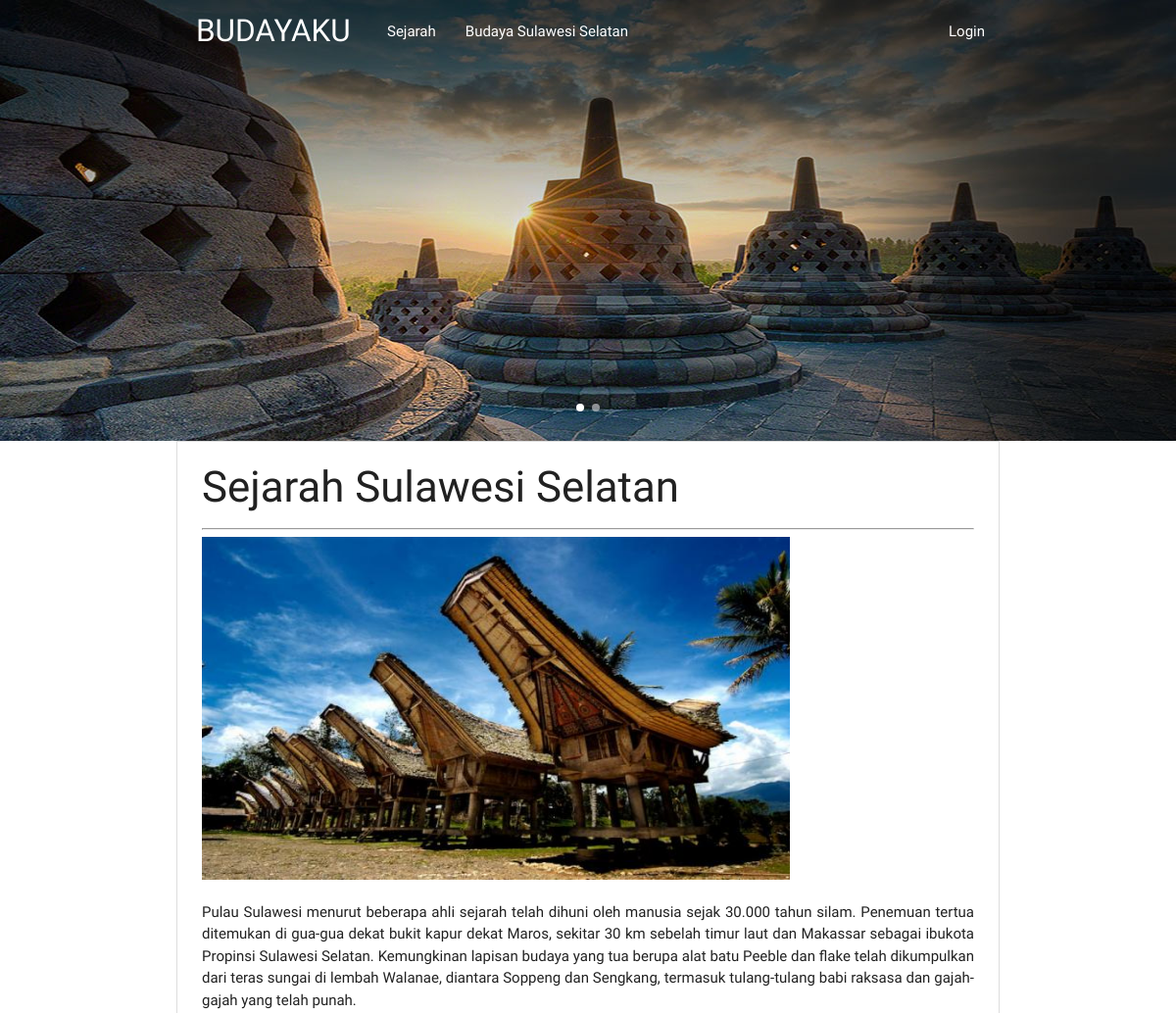
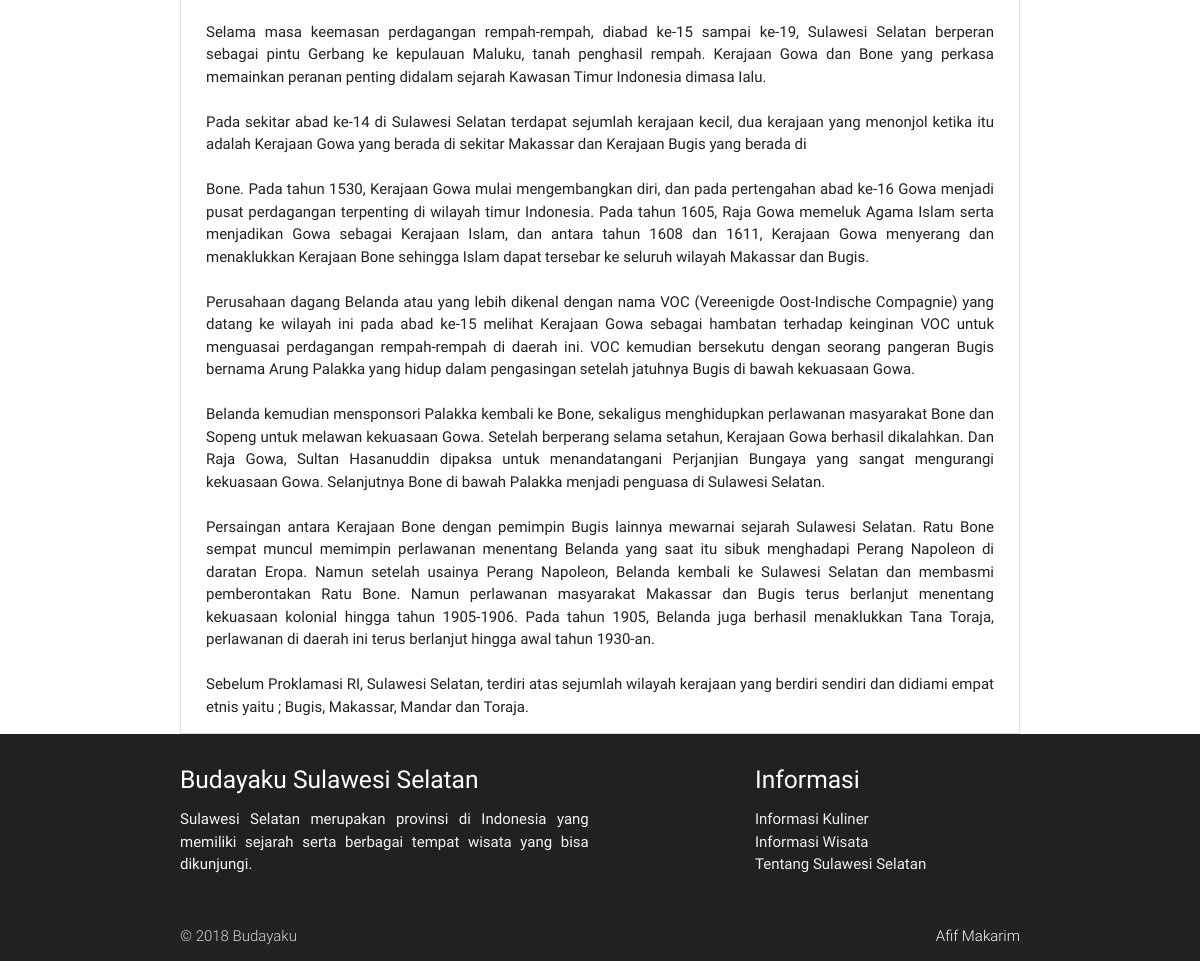
Page /blog/index/sejarah-sulawesi-selatan on the committed database (2 pictures, top to bottom).
### tables this page shows
CREATE TABLE `post` (
  `judul` varchar(50) NOT NULL,
  `link` varchar(50) NOT NULL,
  `konten` text NOT NULL,
  `picture` text NOT NULL
);

### application/controllers/Blog.php (called while the page is built, shortened)
<?php defined('BASEPATH') OR exit('No direct script access allowed');
class Blog extends CI_Controller{
  public function __construct()
  {
    $this->load->helper('url');
    $this->load->model('M_blog', 'blog');
  }
  function index($link = FALSE)
  {
    if ($link === FALSE) {
      $data['posts'] = $this->blog->read();
      $this->load->view('header');
      $this->load->view('home', $data);
      $this->load->view('footer');
    } else {
      $data['post'] = $this->blog->read($link);
      $this->load->view('header');
      $this->load->view('post', $data);
      $this->load->view('footer');
    }
  }
}

### index.php (called while the page is built, shortened)
<?php
require_once BASEPATH.'core/CodeIgniter.php';

### application/models/M_blog.php (called while the page is built, shortened)
<?php defined('BASEPATH') OR exit('No direct script access allowed');
class M_blog extends CI_Model{
  public function read($link = FALSE)
  {
    if ($link === FALSE) {
      $query = $this->db->get('post');
      return $query->result_array();
    } else {
      $query = $this->db->get_where('post', array('link' => $link));
      return $query->row();
    }
  }
}

### application/views/post.php (the view, shortened to what this page needs)
<h3><?= $post->judul; ?></h3>
<hr>
<img width="600" height="350" src="<?php echo base_url("asset/images/".$post->picture); ?>" class="center"/>
<p><?= str_replace("\n","<br />",$post->konten);?></p>

### application/views/post.php (style rules this page uses)
p { text-align: justify; }

### application/views/footer.php (style rules this page uses)
body { display: flex; min-height: 100vh; flex-direction: column; }

### rows in the picture
post: judul "Sejarah Sulawesi Selatan", picture (picture), konten "Pulau Sulawesi menurut beberapa ahli sejarah telah dihuni oleh manusia sejak 30.000 tahun silam. Penemuan tertua ditemukan di gua-gua dekat bukit kapur dekat Maros, sekitar 30 km sebelah timur laut dan Makassar sebagai ibukota Propinsi Sulawesi Selatan. Kemungkinan lapisan budaya yang tua berupa alat batu Peeble dan flake telah dikumpulkan dari teras sungai di lembah Walanae, diantara Soppeng dan Sengkang, termasuk tulang-tulang babi raksasa dan gajah-gajah yang telah punah. Selama masa keemasan perdagangan rempah-rempah, diabad ke-15 sampai ke-19, Sulawesi Selatan berperan sebagai pintu Gerbang ke kepulauan Maluku, tanah penghasil rempah. Kerajaan Gowa dan Bone yang perkasa memainkan…"
